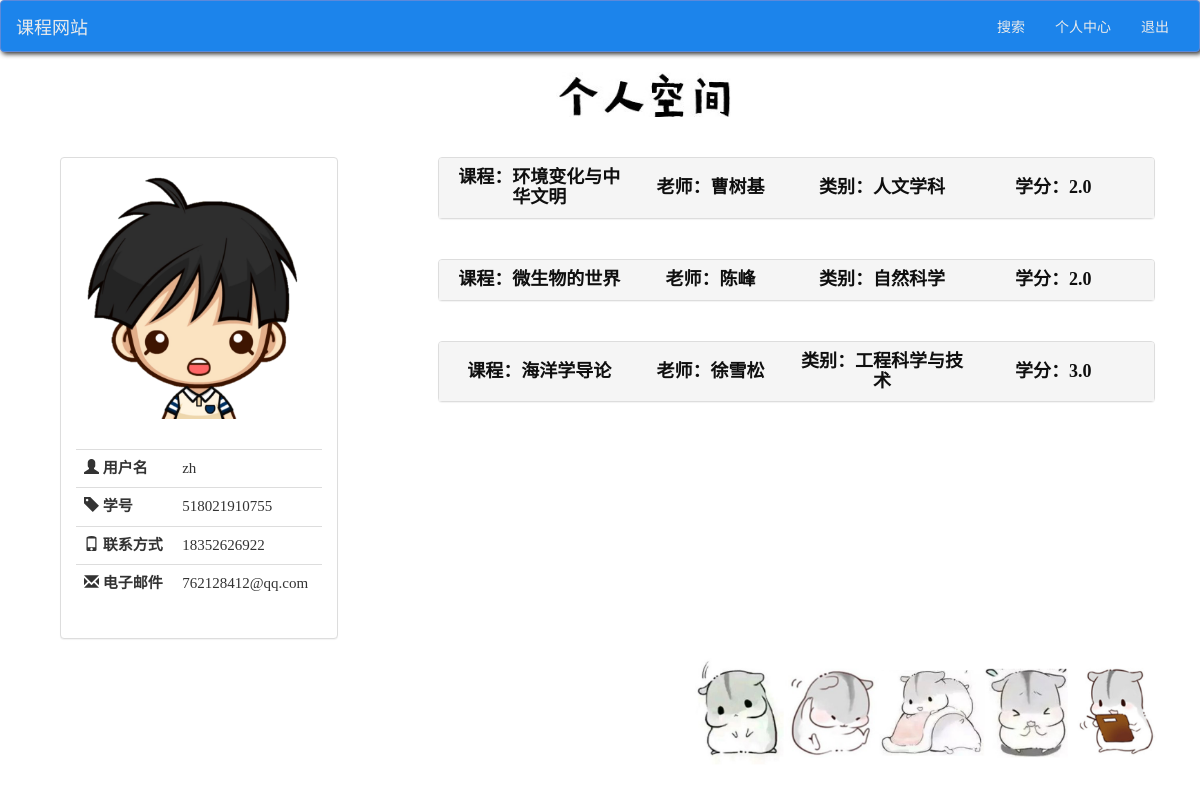
Page /my_account/ (signed in) on the committed database.
### log_sign/models.py (models this page shows)
class normal_user(models.Model):
    user = models.OneToOneField(User, on_delete=models.CASCADE)
    student_number = models.CharField(blank=True, max_length=50)
    phone = models.CharField(blank=True, max_length=50)
    class Meta:
        verbose_name_plural = 'normal_user'

### course_search_judgement/models.py (models this page shows)
class judgement_system(models.Model):
    name = models.ForeignKey(normal_user, on_delete=models.CASCADE)
    course = models.ForeignKey(course, on_delete=models.CASCADE)
    create_date = models.DateTimeField(default=datetime.datetime.now())
    recommend_mark = models.DecimalField(max_digits=2, decimal_places=0)  # 推荐程度
    hard_core_mark = models.DecimalField(max_digits=2, decimal_places=0)  # 硬核程度
    mark_of_interest = models.DecimalField(max_digits=2, decimal_places=0)  # 无聊程度
    time_for_homework = models.CharField(max_length=100, null=False)  # 平时作业及用时
    the_constitution_of_grade = models.CharField(max_length=50, null=False)  # 综合分数组成
    comment_of_the_course = models.CharField(max_length=300, null=False)  # 课程体验及评价
    comment_of_the_teacher = models.CharField(max_length=300, null=False)  # 教师评价
    number_of_thumb_up = models.DecimalField(max_digits=3, decimal_places=0, default=0)  # 点赞的数目

class course(models.Model):
    name = models.CharField(max_length=20, null=False)
    teacher = models.CharField(max_length=10, null=False)
    credit = models.DecimalField(max_digits=10, decimal_places=1)
    type = models.CharField(max_length=20)

### my_account/views.py (the view)
# urls.py: path('', views.my_account, name='my_account'),
def my_account(request):
    user = request.user
    user_ = normal_user.objects.filter(user=user)
    user_id = user_[0].id
    judges = judgement_system.objects.filter(name_id=user_id)
    normal_user_ = normal_user.objects.filter(id=user_id)
    judges.student_number = normal_user_[0].student_number
    judges.phone = normal_user_[0].phone
    auth_ = User.objects.filter(id=normal_user_[0].user_id)
    judges.email = auth_[0].email
    judges.username = auth_[0].username
    for judge in judges:
        my_course = course.objects.filter(id=judge.course_id)
        judge.course_name = my_course[0].name
        judge.course_teacher = my_course[0].teacher
        judge.course_type = my_course[0].type
        judge.course_credit = my_course[0].credit
        thumb_ = thumb_up.objects.filter(user_id_id=user_id, judgement_id_id=judge.id)
        if thumb_:
            judge.tb = 1
        else:
            judge.tb = 0
    return render(request, 'my_account.html', {'my_account': judges})

### templates/my_account.html (shortened to what this page needs)
{% extends 'base.html' %}
{% load static %}
{% block css %}
    <link href="//cdn.bootcss.com/bootstrap/3.3.6/css/bootstrap.min.css" rel="stylesheet">
    <link href="{% static 'bootstrap/css/star-rating.css' %}" media="all" rel="stylesheet" type="text/css"/>
    <link href="{% static 'css/my_account.css' %}" rel="stylesheet"/>
{% endblock %}
{% block content %}
    <div class="row" style="margin-left: 5vw;margin-top: 20px;margin-bottom: 20px">
        <div class="col-md-4 col-lg-offset-5 ">
            <img src={% static "/img/pendant_1.png" %} alt="个人空间" style="width: 15vw;">
        </div>
    </div>
    <div class="row" style="margin-top: 10px">
        <div class="col-md-3" id="user-box">
            <div class="panel panel-default">
                <div class="panel-body">
                    <img src={% static "/img/user.png" %} alt="头像">
                </div>
                <div class="panel-body">
                    <table class="table table-borderless" style="table-layout: fixed;">
                        <tr>
                            <td colspan="2"><span class="glyphicon glyphicon-user"></span> <p style="font-weight: bolder;display: inline">用户名</p></td>
                            <td colspan="3">{{ my_account.username }}</td>
                        </tr>
                        <tr>
                            <td colspan="2"><span class="glyphicon glyphicon-tag"></span> <p style="font-weight: bolder;display: inline">学号</p></td>
                            <td colspan="3">{{ my_account.student_number }}</td>
                        </tr>
                        <tr>
                            <td colspan="2"><span class="glyphicon glyphicon-phone"></span> <p style="font-weight: bolder;display: inline">联系方式</p></td>
                            <td colspan="3">{{ my_account.phone }}</td>
                        </tr>
                        <tr>
                            <td colspan="2"><span class="glyphicon glyphicon-envelope"></span> <p style="font-weight: bolder;display: inline">电子邮件</p></td>
                            <td colspan="3">{{ my_account.email }}</td>
                        </tr>
                    </table>
                </div>
            </div>
        </div>
        <div class="col-md-7" style="padding: 0;margin-right: 5vw;float: right;display: inline">
            {% for judge in my_account %}
                <div class="col-md-7" id="content-box">
                    <div class="panel-group" id="accordion{{ judge.id }}">
                        <div class="panel panel-default">
                            <div class="panel-heading">
                                <h4 class="panel-title">
                                    <a id= "course-info" data-toggle="collapse" data-parent="#accordion{{ judge.id }}" href="#collapse{{ judge.id }}">
                                        <table class="title" style="table-layout: fixed;font-family: 宋体;font-weight: bold;">
                                            <tr>
                                                <td>课程：{{ judge.course_name }}</td>
                                                <td>老师：{{ judge.course_teacher }}</td>
                                                <td>类别：{{ judge.course_type }}</td>
                                                <td>学分：{{ judge.course_credit }}</td>
                                            </tr>
                                        </table>
                                    </a>
                                </h4>
                            </div>
                        </div>
                    </div>
                </div>
            {% endfor %}
            <div class="col-md-4 col-md-offset-4" id="pic-box">
                <img src={% static "/img/仓鼠.png" %} alt="装饰图片" style="position: fixed;bottom: 30px;width: 40%;display: inline-block">
            </div>
        </div>
    </div>
{% endblock %}

### static/css/my_account.css (style rules this page uses)
#content-box { margin-top: 20px; margin-right: 0; margin-left: 0; padding: 0; display: inline; z-index: 10; width: 100%; }
#user-box { margin-top: 20px; display: inline; float:left; margin-left: 5vw; }
img { width: 100%; }
#course-info { font-size: 20px; font-family: "微软雅黑 Light"; font-weight: bold; text-decoration: none; }
#course-info:link { color: #0f0f0f; }
.title { width: 100%; text-align: center; font-size: 18px; }
.table { font-size: 15px; font-family: 宋体; }
body { position: relative; }

### rows in the picture
normal_user: student_number "518021910755", phone "18352626922"
judgement_system: course_name "环境变化与中华文明", course_teacher "曹树基", course_type "人文学科", course_credit "2.0"
judgement_system: course_name "微生物的世界", course_teacher "陈峰", course_type "自然科学", course_credit "2.0"
judgement_system: course_name "海洋学导论", course_teacher "徐雪松", course_type "工程科学与技术", course_credit "3.0"

### other values in the picture
{{ my_account.username }} "zh"
{{ my_account.email }} "762128412@qq.com"
